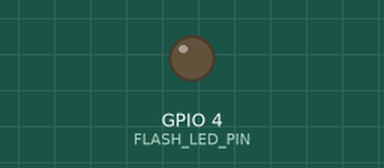
Bench run of a sketch on a simulated ESP32. Parts: output pins drawn as LEDs (lit = HIGH). WiFi joins after 1.5 s; servers stay silent unless stated; uploads are accepted with an empty reply; the camera gives no picture; what the sketch prints to the serial monitor is not drawn.

Above: at 8.8 s.
At 14.98 s:
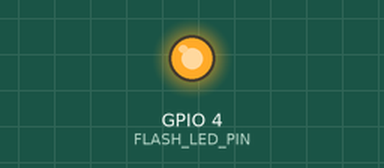
Timing chart, 0 to 19.1 s (numbered marks = the images above):
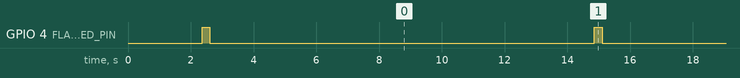

The sketch:

esp32_cam_detection_sender.ino
```cpp
#include <Arduino.h>
#include "esp_camera.h"
#include <WiFi.h>
#include <HTTPClient.h>

// ===========================
// WiFi
// ===========================
const char *WIFI_SSID = "YOUR_WIFI";
const char *WIFI_PASS = "YOUR_PASSWORD";

// Change this to the IP shown by ESP32 scale Serial Monitor.
const char *SCALE_URL = "http://192.168.1.50/api/food";

const char *AI_SERVER_URL = "http://192.168.0.115:5000/classify";

// ===========================
// AI Thinker ESP32-CAM pins
// ===========================
#define PWDN_GPIO_NUM 32
#define RESET_GPIO_NUM -1
#define XCLK_GPIO_NUM 0
#define SIOD_GPIO_NUM 26
#define SIOC_GPIO_NUM 27

#define Y9_GPIO_NUM 35
#define Y8_GPIO_NUM 34
#define Y7_GPIO_NUM 39
#define Y6_GPIO_NUM 36
#define Y5_GPIO_NUM 21
#define Y4_GPIO_NUM 19
#define Y3_GPIO_NUM 18
#define Y2_GPIO_NUM 5
#define VSYNC_GPIO_NUM 25
#define HREF_GPIO_NUM 23
#define PCLK_GPIO_NUM 22
#define FLASH_LED_PIN 4

struct DetectionResult {
  String food;
  float caloriePerGram;
  float confidence;
  String detectionId;
};

unsigned long lastDetectionMs = 0;
const unsigned long detectionIntervalMs = 12000;
unsigned long lastCommandPollMs = 0;
const unsigned long commandPollIntervalMs = 1000;
bool cameraReady = false;

bool pollCaptureRequest() {
  String url = String(SCALE_URL);
  int endpoint = url.lastIndexOf('/');
  if (endpoint < 0) return false;
  url = url.substring(0, endpoint) + "/camera-command";
  HTTPClient http;
  http.begin(url);
  http.setTimeout(2000);
  int code = http.GET();
  String body = http.getString();
  http.end();
  return code == 200 && body.indexOf("\"capture\":true") >= 0;
}

String urlencode(String value) {
  String encoded = "";
  const char *hex = "0123456789ABCDEF";

  for (uint16_t i = 0; i < value.length(); i++) {
    char c = value[i];
    if (isalnum(c) || c == '-' || c == '_' || c == '.' || c == '~') {
      encoded += c;
    } else if (c == ' ') {
      encoded += "%20";
    } else {
      encoded += '%';
      encoded += hex[(c >> 4) & 0x0F];
      encoded += hex[c & 0x0F];
    }
  }

  return encoded;
}

String extractJsonString(const String &body, const String &key) {
  String pattern = "\"" + key + "\"";
  int keyIndex = body.indexOf(pattern);
  if (keyIndex < 0) return "";

  int colonIndex = body.indexOf(':', keyIndex);
  if (colonIndex < 0) return "";

  int firstQuote = body.indexOf('"', colonIndex + 1);
  if (firstQuote < 0) return "";

  String value = "";
  bool escaped = false;
  for (int i = firstQuote + 1; i < body.length(); i++) {
    char c = body[i];
    if (escaped) {
      if (c == 'n') value += '\n';
      else if (c == 'r') value += '\r';
      else if (c == 't') value += '\t';
      else value += c;
      escaped = false;
    } else if (c == '\\') {
      escaped = true;
    } else if (c == '"') {
      return value;
    } else {
      value += c;
    }
  }
  return "";
}

float extractJsonFloat(const String &body, const String &key, float fallback) {
  String pattern = "\"" + key + "\"";
  int keyIndex = body.indexOf(pattern);
  if (keyIndex < 0) return fallback;

  int colonIndex = body.indexOf(':', keyIndex);
  if (colonIndex < 0) return fallback;

  int start = colonIndex + 1;
  while (start < body.length() && body[start] == ' ') {
    start++;
  }

  int end = start;
  while (end < body.length()) {
    char c = body[end];
    if (!isDigit(c) && c != '.' && c != '-') break;
    end++;
  }

  if (end == start) return fallback;
  return body.substring(start, end).toFloat();
}

bool initCamera() {
  camera_config_t config;
  config.ledc_channel = LEDC_CHANNEL_0;
  config.ledc_timer = LEDC_TIMER_0;
  config.pin_d0 = Y2_GPIO_NUM;
  config.pin_d1 = Y3_GPIO_NUM;
  config.pin_d2 = Y4_GPIO_NUM;
  config.pin_d3 = Y5_GPIO_NUM;
  config.pin_d4 = Y6_GPIO_NUM;
  config.pin_d5 = Y7_GPIO_NUM;
  config.pin_d6 = Y8_GPIO_NUM;
  config.pin_d7 = Y9_GPIO_NUM;
  config.pin_xclk = XCLK_GPIO_NUM;
  config.pin_pclk = PCLK_GPIO_NUM;
  config.pin_vsync = VSYNC_GPIO_NUM;
  config.pin_href = HREF_GPIO_NUM;
  config.pin_sccb_sda = SIOD_GPIO_NUM;
  config.pin_sccb_scl = SIOC_GPIO_NUM;
  config.pin_pwdn = PWDN_GPIO_NUM;
  config.pin_reset = RESET_GPIO_NUM;
  config.xclk_freq_hz = 20000000;
  config.pixel_format = PIXFORMAT_JPEG;
  config.frame_size = FRAMESIZE_QVGA;
  config.jpeg_quality = 12;
  config.fb_count = psramFound() ? 2 : 1;
  config.grab_mode = CAMERA_GRAB_LATEST;
  config.fb_location = psramFound() ? CAMERA_FB_IN_PSRAM : CAMERA_FB_IN_DRAM;

  esp_err_t err = esp_camera_init(&config);
  if (err != ESP_OK) {
    Serial.printf("Camera init failed with error 0x%x\n", err);
    return false;
  }

  sensor_t *sensor = esp_camera_sensor_get();
  if (sensor != NULL) {
    sensor->set_framesize(sensor, FRAMESIZE_QVGA);
    sensor->set_brightness(sensor, 1);
    sensor->set_saturation(sensor, -1);
  }

  Serial.println("Camera initialized");

  pinMode(FLASH_LED_PIN, OUTPUT);
  digitalWrite(FLASH_LED_PIN, LOW);
  return true;
}

void connectWiFi() {
  WiFi.mode(WIFI_STA);
  WiFi.begin(WIFI_SSID, WIFI_PASS);
  WiFi.setSleep(false);

  Serial.print("WiFi connecting");
  unsigned long startMs = millis();
  while (WiFi.status() != WL_CONNECTED && millis() - startMs < 20000) {
    delay(500);
    Serial.print(".");
  }

  Serial.println();
  if (WiFi.status() != WL_CONNECTED) {
    Serial.println("WiFi failed. Check SSID/password or connect to NutritionScale AP.");
    return;
  }

  Serial.println("WiFi connected");
  Serial.print("ESP32-CAM IP: ");
  Serial.println(WiFi.localIP());
}

bool sendToScale(String food, float caloriePerGram, float confidence, String detectionId) {
  if (WiFi.status() != WL_CONNECTED) {
    Serial.println("WiFi disconnected. Cannot send to scale.");
    return false;
  }

  String url = String(SCALE_URL);
  url += "?name=" + urlencode(food);
  url += "&cal=" + String(caloriePerGram, 3);
  url += "&conf=" + String(confidence, 2);
  url += "&detection_id=" + urlencode(detectionId);

  HTTPClient http;
  http.begin(url);
  int httpCode = http.GET();
  String response = http.getString();
  http.end();

  Serial.print("Send to scale: ");
  Serial.print(food);
  Serial.print(" | HTTP ");
  Serial.print(httpCode);
  Serial.print(" | ");
  Serial.println(response);

  return httpCode >= 200 && httpCode < 300;
}

bool requestAiDetection(DetectionResult &result) {
  // Discard one stale frame, then illuminate the food for the actual capture.
  camera_fb_t *staleFrame = esp_camera_fb_get();
  if (staleFrame) {
    esp_camera_fb_return(staleFrame);
  }

  digitalWrite(FLASH_LED_PIN, HIGH);
  delay(180);
  camera_fb_t *fb = esp_camera_fb_get();
  digitalWrite(FLASH_LED_PIN, LOW);

  if (!fb) {
    Serial.println("Camera capture failed");
    return false;
  }

  HTTPClient http;
  http.begin(AI_SERVER_URL);
  http.setTimeout(60000);
  http.addHeader("Content-Type", "image/jpeg");
  http.addHeader("X-Device", "esp32-cam");
  int httpCode = http.POST(fb->buf, fb->len);
  String response = http.getString();
  http.end();

  esp_camera_fb_return(fb);

  Serial.print("AI server HTTP ");
  Serial.print(httpCode);
  Serial.print(" | ");
  Serial.println(response);

  if (httpCode < 200 || httpCode >= 300) {
    return false;
  }

  String food = extractJsonString(response, "food");
  if (food.length() == 0) {
    food = extractJsonString(response, "name");
  }

  if (food.length() == 0) {
    Serial.println("AI response missing food name");
    return false;
  }

  result.food = food;
  result.caloriePerGram = extractJsonFloat(response, "calorie_per_gram", 0.0);
  result.caloriePerGram = extractJsonFloat(response, "cal", result.caloriePerGram);
  result.confidence = extractJsonFloat(response, "confidence", 0.0);
  result.confidence = extractJsonFloat(response, "conf", result.confidence);
  result.detectionId = extractJsonString(response, "detection_id");

  return true;
}

void runDetection() {
  DetectionResult result;
  if (requestAiDetection(result)) {
    sendToScale(result.food, result.caloriePerGram, result.confidence, result.detectionId);
  } else {
    Serial.println("AI detection failed");
  }
}

void setup() {
  Serial.begin(115200);
  Serial.setDebugOutput(true);
  delay(500);

  Serial.println();
  Serial.println("ESP32-CAM Food Detection Sender");

  connectWiFi();

  if (!initCamera()) {
    Serial.println("Camera not ready. Restart board after checking wiring/model.");
    return;
  }

  cameraReady = true;
  runDetection();
  lastDetectionMs = millis();
}

void loop() {
  if (!cameraReady) {
    delay(100);
    return;
  }
  if (WiFi.status() != WL_CONNECTED) {
    connectWiFi();
  }

  unsigned long now = millis();
  bool manualCapture = false;
  if (now - lastCommandPollMs >= commandPollIntervalMs) {
    lastCommandPollMs = now;
    manualCapture = pollCaptureRequest();
  }
  if (manualCapture || now - lastDetectionMs >= detectionIntervalMs) {
    runDetection();
    lastDetectionMs = millis();
  }
}
```

Measured:
- by itself, GPIO 4 (FLASH_LED_PIN): alternates HIGH for 0.24 s and LOW for 12.3 s
